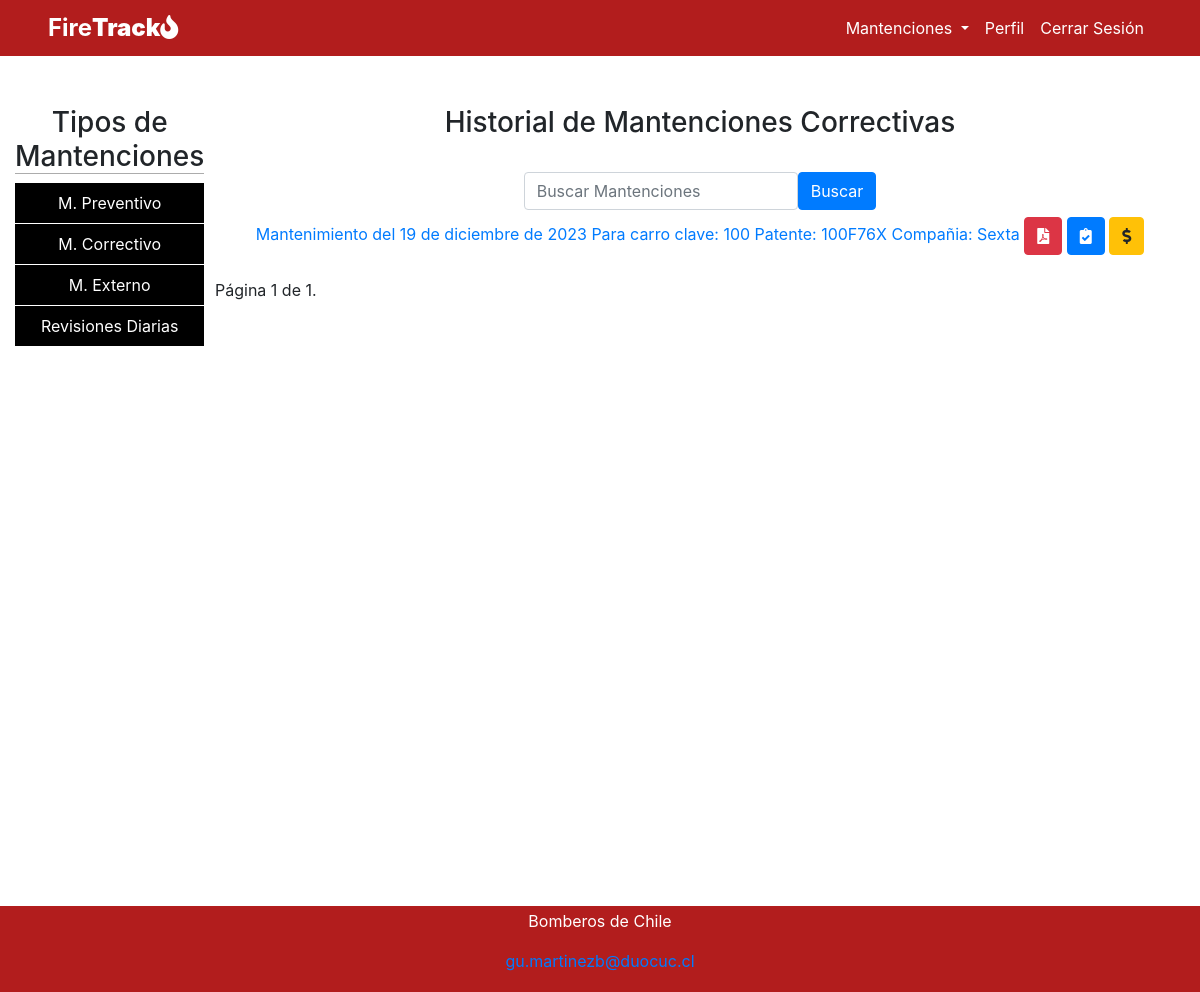
/historial_correctiva/ (signed in), run on the app's committed database.
### app_bomberos/models.py (models this page shows, shortened)
class Mantencion(models.Model):
    ESTADO_CHOICES = [
        ('Preventiva', 'Preventiva'),
        ('Correctiva', 'Correctiva'),
        ('Externa', 'Externa'),
    ]
    id_autobombero = models.ForeignKey('AutoBombero', on_delete=models.CASCADE)
    fecha_mant = models.DateField(default=timezone.now)
    kilometraje = models.IntegerField(default=0)
    fecha_ingreso = models.DateField(default=timezone.now)
    fecha_entrega = models.DateField(default=timezone.now)
    observaciones = models.TextField(default="", blank=True, null=True)
    tipo_mantencion = models.CharField(max_length=50, default="Preventiva", choices=ESTADO_CHOICES)
    sueldo_a_m = models.IntegerField(default=0, blank=True, null=True)
    id_prov = models.ForeignKey('Proveedor', on_delete=models.SET_NULL, blank=True, null=True)
    tareas_internas = models.ManyToManyField('TareaInterna', blank=True, null=True)

class AutoBombero(models.Model):
    clave = models.CharField(max_length=20,default="Desconocido")
    patente = models.CharField(max_length=20,default="Desconocido")
    tipo_vehiculo = models.CharField(max_length=50, default="Desconocido")
    marca = models.CharField(max_length=50, default="Desconocido")
    modelo = models.CharField(max_length=50)
    año = models.IntegerField(validators=[MinValueValidator(1900)], default=1900)
    nro_motor = models.CharField(max_length=100, default="Sin especificar")
    nro_chasis = models.CharField(max_length=150, default="Sin especificar")
    compania = models.ForeignKey(Compañia, on_delete=models.SET_NULL, null=True)
    imagen = models.ImageField(upload_to="imgprod", null=True)

class Compañia(models.Model):
    nombre_compania = models.CharField(max_length=100)
    direccion = models.CharField(max_length=200)
    def __str__(self):
        return self.nombre_compania

### app_bomberos/views.py (the view, shortened to what this page needs)
# urls.py: path('historial_correctiva/',views.historial_correctiva,name="historial_correctiva"),
@login_required
def historial_correctiva(request):
    user_role = request.session.get('user_role', None)
    usuario_autenticado = request.user
    if usuario_autenticado.is_authenticated and usuario_autenticado.role == 'capitan' and usuario_autenticado.compania:
        compañia_capitan = usuario_autenticado.compania
        obtener = Mantencion.objects.filter(id_autobombero__compania=compañia_capitan, tipo_mantencion='Correctiva').order_by('fecha_ingreso')
    else:
        obtener = Mantencion.objects.filter(tipo_mantencion='Correctiva')
    query = request.GET.get('q')
    paginator = Paginator(obtener, 10)
    page = request.GET.get('page')
    obtener = paginator.get_page(page)
    contexto = {
        'obtener': obtener,
        'user_role': user_role,
    }
    return render(request, 'app_bomberos/historial_correctiva.html', contexto)

### app_bomberos/models.py (called while the page is built)
    def __str__(self):
        return f"{self.nomb_insumo}"

### app_bomberos/templates/app_bomberos/historial_correctiva.html (shortened to what this page needs)
{% extends "app_bomberos/base.html" %}
{% block content %}
{% if user.is_authenticated and not user.is_superuser%}
    <div class="container-fluid">
        <div class="row">
            <div id="panel-cliente" class="col-sm-2">
                <ul class="nav flex-column">
                    <li>
                        <h3 style="border-bottom: 1px solid #acacac;">Tipos de Mantenciones</h3>
                    </li>
                    <li class="nav-item">
                        <a class="nav-link" href="{% url "historial_mantenciones" %}">M. Preventivo</a>
                    </li>
                    <li class="nav-item">
                        <a class="nav-link" href="{% url "historial_correctiva" %}">M. Correctivo</a>
                    </li>
                    <li class="nav-item">
                        <a class="nav-link" href="{% url "historial_externo" %}">M. Externo</a>
                    </li>
                    <li class="nav-item">
                        <a class="nav-link" href="{% url "revision" %}">Revisiones Diarias</a>
                    </li>
                </ul>
            </div>
    <div class="col-md-10">
        <h3>Historial de Mantenciones Correctivas</h3>
        <br>
            <form method="get" action="{% url 'historial_correctiva' %}" class="form-inline d-flex justify-content-center">
                <input type="text" name="q" class="form-control" placeholder="Buscar Mantenciones">
                <button type="submit" class="btn btn-primary">Buscar</button>
            </form>
    <ul>
        {% for mantenimiento in obtener %}
        <li>
            <button type="button" class="btn btn-link " data-toggle="collapse" data-target="#detalleMantencion{{ mantenimiento.id }}">
                Mantenimiento del {{ mantenimiento.fecha_mant }} Para carro clave: {{ mantenimiento.id_autobombero.clave }} Patente: {{ mantenimiento.id_autobombero.patente }} Compañia: {{ mantenimiento.id_autobombero.compania }}
                <a role="button" class="btn btn-danger" href="{% url 'generar_pdf' mantenimiento.id %}">
                    <i class="fas fa-file-pdf"></i></a>
                <a role="button" class="btn btn-primary" href="{% url "detalle_insumo" mantenimiento.id %}">
                    <i class="fas fa-solid fa-clipboard-check"></i></a>
                <a role="button" class="btn btn-warning" href="{% url "detalle_mantencion" mantenimiento.id %}">
                    <i class="fas fa-solid fa-dollar-sign"></i></a></button>
        </li>
        {% empty %}
        <br>
        <li>No hay registros de mantenimiento.</li>
        {% endfor %}
    </ul>
    <div class="pagination">
        <span class="step-links">
            <span class="current-page">
                Página {{ obtener.number }} de {{ obtener.paginator.num_pages }}.
            </span>
        </span>
    </div>
</div>
</div>
</div>
{% else %}
  <script>
    window.location.href="/"
  </script>
{% endif %}
{% endblock %}

### app_bomberos/static/app_bomberos/css/style1.css (style rules this page uses)
ul { list-style: none; padding-left: 0; }
#panel-cliente ul li a { color: white; margin-top: 1px; background-color:#000000; }

### data on the page
Mantencion: fecha_mant "19 de diciembre de 2023", id_autobombero.clave "100", id_autobombero.patente "100F76X", id_autobombero.compania "Sexta"

### other printed values
{{ obtener.number }} "1"
{{ obtener.paginator.num_pages }} "1"
